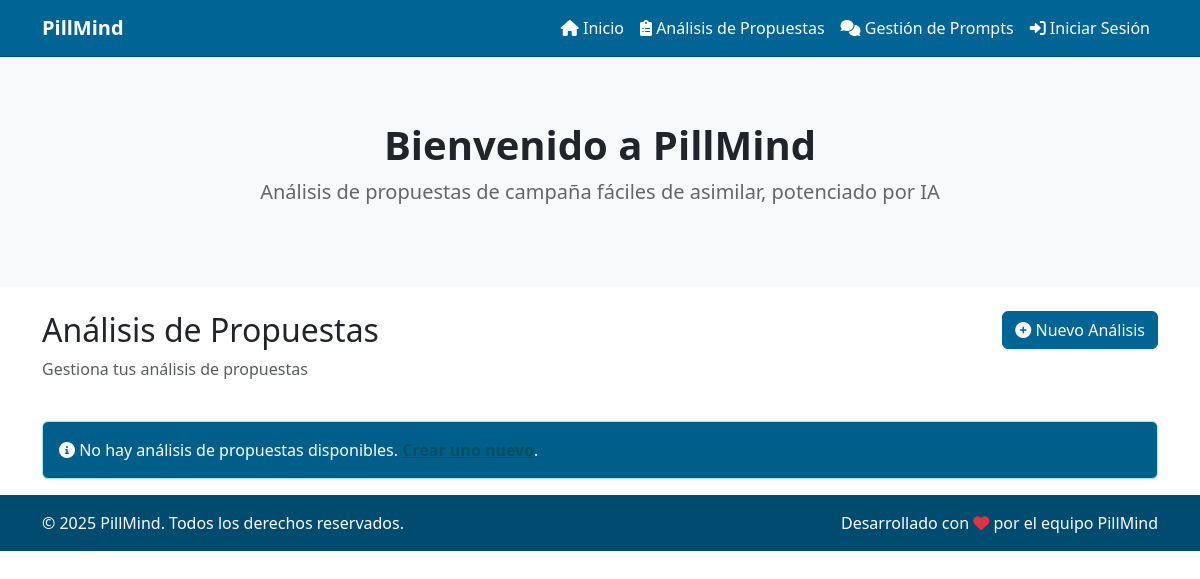
The app's page /propuestas/, older data.
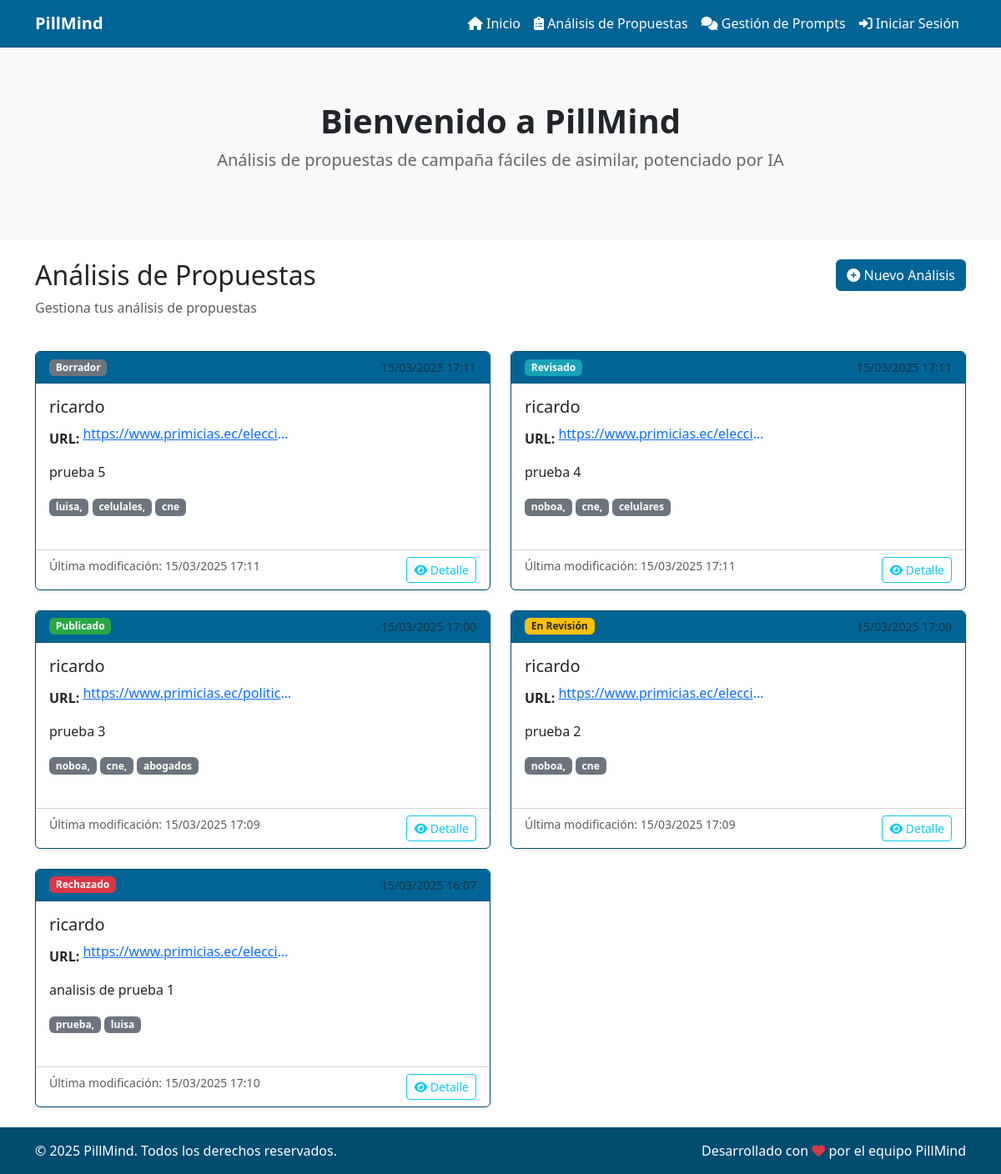
The same page, newer data.
### webapp/models/analisis_propuesta.py (models this page shows, shortened)
class AnalisisPropuesta(SoftDeleteModel):
    class Estado(models.TextChoices):
        BORRADOR = 'BORRADOR', _('Borrador')
        PUBLICADO = 'PUBLICADO', _('Publicado')
        REVISADO = 'REVISADO', _('Revisado')
        EN_REVISION = 'EN_REVISION', _('En Revisión')
        RECHAZADO = 'RECHAZADO', _('Rechazado')
    usuario = models.ForeignKey(
        settings.AUTH_USER_MODEL,
        on_delete=models.SET_NULL,
        related_name='analisis_propuestas',
        verbose_name=_('Usuario'),
        null=True,
        blank=True
    )
    nombre_usuario = models.CharField(
        max_length=150,
        verbose_name=_('Nombre de Usuario'),
        blank=True,
        null=True,
        help_text=_('Nombre de usuario que creó el análisis')
    )
    email_usuario = models.EmailField(
        verbose_name=_('Email del Usuario'),
        blank=True,
        null=True,
        help_text=_('Email del usuario que creó el análisis')
    )
    url_propuesta = models.URLField(
        max_length=500,
        verbose_name=_('URL de Propuesta'),
        blank=True,
        null=True
    )
    titulo = models.CharField(
        max_length=255,
        verbose_name=_('Título de la Propuesta'),
        help_text=_('Nombre o título descriptivo de la propuesta'),
        null=True,
        blank=True  # Opcional para propuestas existentes
    )
    contenido = models.TextField(
        verbose_name=_('Contenido del Análisis'),
        help_text=_('Descripción detallada del análisis de la propuesta')
    )
    prompts_utilizados = models.JSONField(
        verbose_name=_('Prompts Utilizados (JSON)'),
        blank=True,
        null=True,
        help_text=_('Registro de prompts utilizados en el análisis (formato JSON)')
    )
    prompts = models.ManyToManyField(
        'Prompt',
        blank=True,
        related_name='analisis_propuestas',
        verbose_name=_('Prompts Utilizados')
    )
    fecha_analisis = models.DateTimeField(
        auto_now_add=True,
        verbose_name=_('Fecha de Análisis')
    )
    estado = models.CharField(
        max_length=20,
        choices=Estado.choices,
        default=Estado.BORRADOR,
        verbose_name=_('Estado')
    )
    fecha_ultima_modificacion = models.DateTimeField(
        auto_now=True,
        verbose_name=_('Última Modificación')
    )
    palabras_clave = models.CharField(
        max_length=255,
        blank=True,
        null=True,
        verbose_name=_('Palabras Clave')
    )
    def get_resumen(self, longitud=100):
        return self.contenido[:longitud] + '...' if len(self.contenido) > longitud else self.contenido
    class Meta:
        verbose_name = _('Análisis de Propuesta')
        verbose_name_plural = _('Análisis de Propuestas')
        ordering = ['-fecha_analisis']
        indexes = [
            models.Index(fields=['usuario', 'fecha_analisis']),
            models.Index(fields=['estado'])
        ]

### webapp/models/user.py (models this page shows, shortened)
class CustomUser(AbstractUser, SoftDeleteModel):
    GENDER_CHOICES = [
        ('M', 'Masculino'),
        ('F', 'Femenino'),
        ('O', 'Otro')
    ]
    phone_regex = RegexValidator(
        regex=r'^\+?1?\d{9,15}$',
        message="Número de teléfono debe estar en formato: '+999999999'"
    )
    email = models.EmailField(_('email address'), unique=True)
    phone_number = models.CharField(
        validators=[phone_regex],
        max_length=17,
        blank=True,
        null=True
    )
    gender = models.CharField(
        max_length=1,
        choices=GENDER_CHOICES,
        blank=True
    )
    birth_date = models.DateField(null=True, blank=True)
    is_active = models.BooleanField(default=True)
    created_at = models.DateTimeField(auto_now_add=True)
    updated_at = models.DateTimeField(auto_now=True)
    class Meta:
        verbose_name = 'Usuario'
        verbose_name_plural = 'Usuarios'
        ordering = ['-created_at']

### webapp/views/analisis_propuesta_views.py (the view)
# urls.py: path('propuestas/', AnalisisPropuestaListView.as_view(), name='analisis_propuesta_list'),
class AnalisisPropuestaListView(ListView):  # Not LoginRequiredMixin - allows all users to view list
    model = AnalisisPropuesta
    template_name = 'propuestas/lista_analisis.html'
    context_object_name = 'analisis_propuestas'
    def get_queryset(self):
        return AnalisisPropuesta.objects.all()

### webapp/models/soft_delete.py (called while the page is built)
    def get_queryset(self):
        return SoftDeleteQuerySet(self.model, using=self._db).filter(
            deleted_on__isnull=True
        )

### webapp/templates/propuestas/lista_analisis.html (shortened to what this page needs)
{% extends "base.html" %}
{% load i18n %}
{% block content %}
<div class="container mt-4">
    <div class="row mb-4">
        <div class="col-md-8">
            <h2>{% trans "Análisis de Propuestas" %}</h2>
            <p class="text-muted">{% trans "Gestiona tus análisis de propuestas" %}</p>
        </div>
        <div class="col-md-4 text-end">
            <a href="{% url 'analisis_propuesta_create' %}" class="btn btn-primary">
                <i class="fas fa-plus-circle"></i> {% trans "Nuevo Análisis" %}
            </a>
        </div>
    </div>
    {% if analisis_propuestas %}
        <div class="row">
            {% for analisis in analisis_propuestas %}
                <div class="col-md-6 mb-4">
                    <div class="card h-100">
                        <div class="card-header d-flex justify-content-between align-items-center">
                            <span class="badge bg-{{ analisis.estado|lower }}">
                                {{ analisis.get_estado_display }}
                            </span>
                            <small class="text-muted">{{ analisis.fecha_analisis|date:"d/m/Y H:i" }}</small>
                        </div>
                        <div class="card-body">
                            <h5 class="card-title">
                                {% if analisis.usuario %}
                                    {{ analisis.usuario.username }}
                                {% else %}
                                    {{ analisis.nombre_usuario|default:"Usuario eliminado" }}
                                {% endif %}
                            </h5>
                            {% if analisis.url_propuesta %}
                                <p class="card-text">
                                    <strong>{% trans "URL:" %}</strong>
                                    <a href="{{ analisis.url_propuesta }}" target="_blank" class="text-truncate d-inline-block" style="max-width: 250px;">
                                        {{ analisis.url_propuesta }}
                                    </a>
                                </p>
                            {% endif %}
                            <p class="card-text">{{ analisis.get_resumen }}</p>
                            {% if analisis.palabras_clave %}
                                <div class="mt-2">
                                    {% for palabra in analisis.palabras_clave.split|slice:":5" %}
                                        <span class="badge bg-secondary">{{ palabra }}</span>
                                    {% endfor %}
                                </div>
                            {% endif %}
                        </div>
                        <div class="card-footer bg-transparent">
                            <div class="d-flex justify-content-between">
                                <small class="text-muted">
                                    {% trans "Última modificación:" %} {{ analisis.fecha_ultima_modificacion|date:"d/m/Y H:i" }}
                                </small>
                                <div>
                                    <a href="{% url 'analisis_propuesta_detail' analisis.id %}" class="btn btn-sm btn-outline-info">
                                        <i class="fas fa-eye"></i> {% trans "Detalle" %}
                                    </a>
                                </div>
                            </div>
                        </div>
                    </div>
                </div>
            {% endfor %}
        </div>
    {% else %}
        <div class="alert alert-info">
            <i class="fas fa-info-circle"></i> {% trans "No hay análisis de propuestas disponibles." %}
            <a href="{% url 'analisis_propuesta_create' %}" class="alert-link">{% trans "Crear uno nuevo" %}</a>.
        </div>
    {% endif %}
</div>
{% endblock %}

### webapp/templates/base.html (shortened to what this page needs)
<!DOCTYPE html>
<html lang="es">
<head>
    <link href="https://cdn.jsdelivr.net/npm/bootstrap@5.3.0-alpha1/dist/css/bootstrap.min.css" rel="stylesheet">
    <link rel="stylesheet" href="https://cdnjs.cloudflare.com/ajax/libs/font-awesome/6.0.0/css/all.min.css">
    {% load static %}
    <link rel="stylesheet" href="{% static 'styles.css' %}">
</head>
<body>
    <nav class="navbar navbar-expand-lg">
        <div class="container">
            <a class="navbar-brand" href="/">PillMind</a>
            <div class="collapse navbar-collapse justify-content-end" id="navbarNav">
                <ul class="navbar-nav">
                    <li class="nav-item">
                        <a class="nav-link" href="{% url 'inicio' %}">
                            <i class="fas fa-home"></i> Inicio
                        </a>
                    </li>
                    <li class="nav-item">
                        <a class="nav-link" href="{% url 'analisis_propuesta_list' %}">
                            <i class="fas fa-clipboard-list"></i> Análisis de Propuestas
                        </a>
                    </li>
                    <li class="nav-item">
                        <a class="nav-link" href="{% url 'prompt_list' %}">
                            <i class="fas fa-comments"></i> Gestión de Prompts
                        </a>
                    </li>
                </ul>
                <ul class="navbar-nav">
                    {% if user.is_authenticated %}
                    <li class="nav-item dropdown">
                        <a class="nav-link dropdown-toggle" href="#" id="navbarDropdown" role="button" data-bs-toggle="dropdown" aria-expanded="false">
                            <i class="fas fa-user-circle"></i> {{ user.username }}
                        </a>
                        <ul class="dropdown-menu dropdown-menu-end" aria-labelledby="navbarDropdown">
                            {% if user.is_staff %}
                            <li><a class="dropdown-item" href="/admin/"><i class="fas fa-cog"></i> Administración</a></li>
                            <li><hr class="dropdown-divider"></li>
                            {% endif %}
                            <li>
                                <form method="post" action="{% url 'logout' %}">
                                    {% csrf_token %}
                                    <button type="submit" class="dropdown-item">
                                        <i class="fas fa-sign-out-alt"></i> Cerrar Sesión
                                    </button>
                                </form>
                            </li>
                        </ul>
                    </li>
                    {% else %}
                    <li class="nav-item">
                        <a class="nav-link" href="{% url 'login' %}"><i class="fas fa-sign-in-alt"></i> Iniciar Sesión</a>
                    </li>
                    {% endif %}
                </ul>
            </div>
        </div>
    </nav>
    <section class="hero-section">
        <div class="container">
            <h1>Bienvenido a PillMind</h1>
            <p class="lead">Análisis de propuestas de campaña fáciles de asimilar, potenciado por IA</p>
        </div>
    </section>
    <main>
        {% block content %}{% endblock %}
    </main>
    <footer class="footer mt-auto py-3">
        <div class="container">
            <div class="row">
                <div class="col-md-6">
                    <p class="mb-0">&copy; 2025 PillMind. Todos los derechos reservados.</p>
                </div>
                <div class="col-md-6 text-md-end">
                    <p class="mb-0">Desarrollado con <i class="fas fa-heart text-danger"></i> por el equipo PillMind</p>
                </div>
            </div>
        </div>
    </footer>
</body>
</html>

### webapp/static/styles.css (style rules this page uses)
.navbar { background-color: #006495; border-bottom: 1px solid #004c70; }
.navbar-brand, .nav-link { color: #ffffff !important; }
.navbar-brand { font-weight: bold; }
.footer { background-color: #004c70; color: #ffffff; }
.hero-section { text-align: center; padding: 4rem 1rem; background-color: #f8f9fa; }
.hero-section h1 { font-size: 2.5rem; font-weight: bold; color: #212529; }
.hero-section p { font-size: 1.25rem; color: #666666; }
.btn-primary { background-color: #006495; border-color: #006495; }
.card { box-shadow: 0 0.125rem 0.25rem rgba(0, 0, 0, 0.075); margin-bottom: 1.5rem; border-color: #004c70; }
.card-header { font-weight: 500; background-color: #006495; color: #ffffff; }

### webapp/templates/propuestas/lista_analisis.html (style rules this page uses)
.bg-borrador { background-color: #6c757d; }
.bg-publicado { background-color: #28a745; }
.bg-revisado { background-color: #17a2b8; }
.bg-en_revision { background-color: #ffc107; color: #212529; }
.bg-rechazado { background-color: #dc3545; }

Row changes from the older to the newer data that the page shows:
added AnalisisPropuesta: estado "Borrador", fecha_analisis "15/03/2025 17:11", usuario.username "ricardo", url_propuesta "https://www.primicias.ec/elecci…", get_resumen "prueba 5", split "luisa," "celulales," "cne", fecha_ultima_modificacion "15/03/2025 17:11"
added AnalisisPropuesta: estado "Revisado", fecha_analisis "15/03/2025 17:11", usuario.username "ricardo", url_propuesta "https://www.primicias.ec/elecci…", get_resumen "prueba 4", split "noboa," "cne," "celulares", fecha_ultima_modificacion "15/03/2025 17:11"
added AnalisisPropuesta: estado "Publicado", fecha_analisis "15/03/2025 17:00", usuario.username "ricardo", url_propuesta "https://www.primicias.ec/politic…", get_resumen "prueba 3", split "noboa," "cne," "abogados", fecha_ultima_modificacion "15/03/2025 17:09"
added AnalisisPropuesta: estado "En Revisión", fecha_analisis "15/03/2025 17:00", usuario.username "ricardo", url_propuesta "https://www.primicias.ec/elecci…", get_resumen "prueba 2", split "noboa," "cne", fecha_ultima_modificacion "15/03/2025 17:09"
added AnalisisPropuesta: estado "Rechazado", fecha_analisis "15/03/2025 16:07", usuario.username "ricardo", url_propuesta "https://www.primicias.ec/elecci…", get_resumen "analisis de prueba 1", split "prueba," "luisa", fecha_ultima_modificacion "15/03/2025 17:10"
Text that changed along with them:
text no longer shown: "No hay análisis de propuestas disponibles. ."
